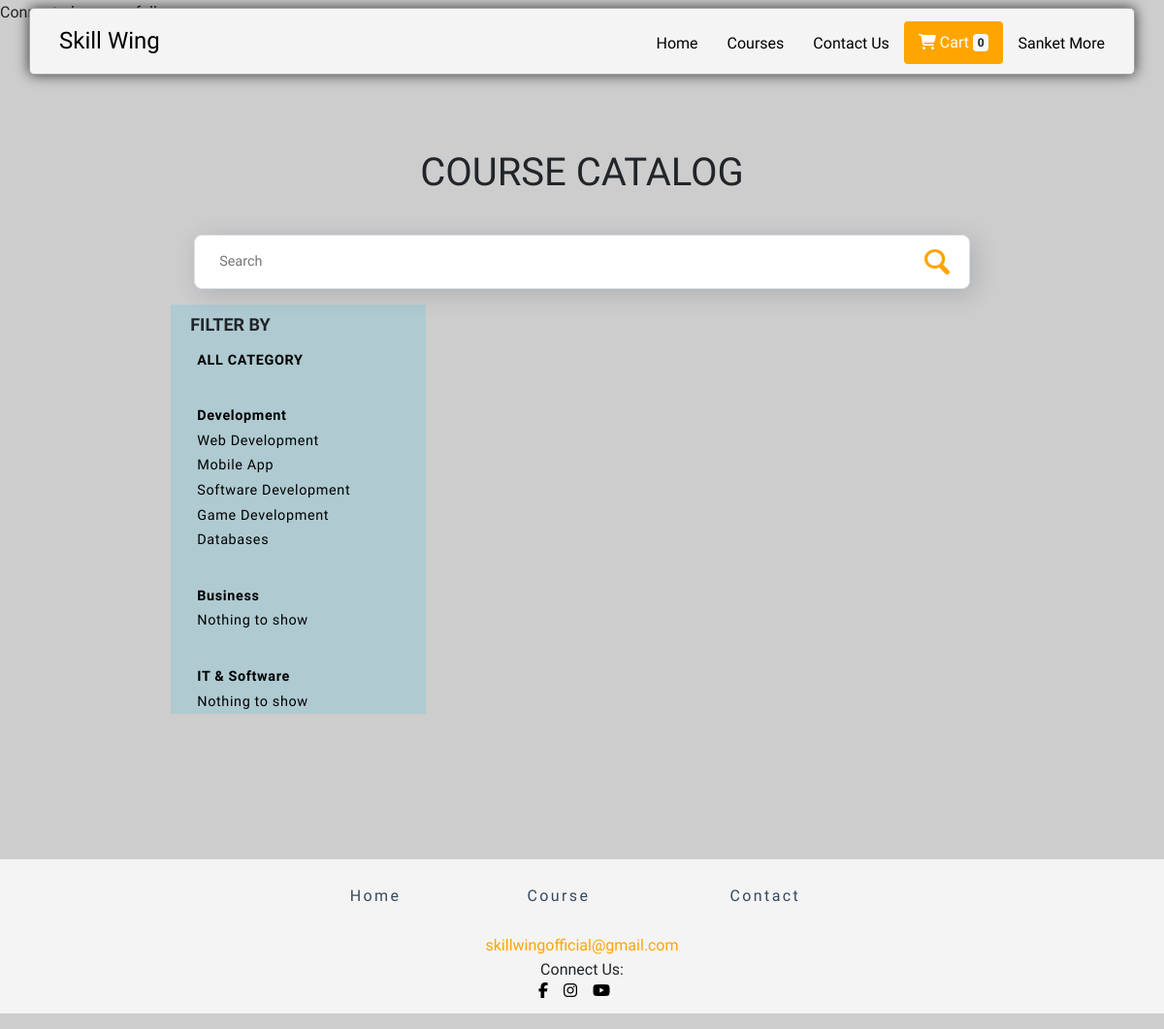
Screenshot of /root/pages/courses/index.php (signed in) with the database file from the repository.
### tables this page shows
CREATE TABLE `category_detail` (
  `category_id` int(5) NOT NULL,
  `main_category` varchar(30) NOT NULL,
  `subcategory` varchar(30) NOT NULL,
  `no_of_courses` int(5) NOT NULL
);

### root/pages/courses/index.php (the view, shortened to what this page needs)
<?php
$servername = "localhost";
$username = "root";
$password = "";
$dbname = "id11020831_skillwing";
$categorytable = "category_detail";
$conn = new mysqli($servername, $username, $password, $dbname);
if(isset($_SESSION['user_id'])) {
  $userid = $_SESSION['user_id'];
  $user_type = $_SESSION['user_type'];
  $username = $_SESSION['user_name'];
}
else {
  $userid = "";
  $user_type = "";
  $username = "";
}
?>
<!DOCTYPE html>
<html lang="en">
<head>
    <link rel="stylesheet" href="https://stackpath.bootstrapcdn.com/bootstrap/4.3.1/css/bootstrap.min.css"
>
    <link rel="stylesheet" href="../../css/courses.css">
    <link rel="stylesheet" href="../../css/antimanbtn.css">
    <link rel="stylesheet" href="../../css/template.css">
</head>
<body>
<header class="container header mt-2 ">
    <h1 class="logo"><a class="navbar-brand" href="../pages/">Skill Wing</a></h1>
    <ul class="main-nav">
      <li><a class="nav-item nav-link" href="../../pages/">Home</a></li>
      <li><a class="nav-item nav-link" href="../../pages/courses/">Courses<span class="sr-only">(current)</span></a></li>
      <li><a class="nav-item nav-link" href="../../pages/contact/">Contact Us</a></li>
      <li>
        <a class="nav-item btn1 nav-link btn" href="#">
          <span><i class="fas fa-shopping-cart"></i></span> Cart <span id="cartbadge" class="badge badge-light">0</span>
        </a>
      </li>
      <li>
        <?php
          if($userid == "")
            echo "<a class='nav-item nav-link' href='../../pages/signin/'>Login/SignUp</a>";
          else if($user_type == "Student")
            echo "<a class='nav-item nav-link' href='../../pages/student/'>".$username."</a>";
          else if($user_type == "Tutor")
            echo "<a class='nav-item nav-link' href='../../pages/tutor/'>".$username."</a>";
        ?>
      </li>
    </ul>
  </header>
    <section class="main-body">
        <div class="container">
            <h1 style="text-align: center; padding: 32px 24px">COURSE CATALOG</h1>
        </div>
        <div class="container">
            <input id="search-bar" placeholder="Search" type="text" class="search-bar" onkeyup="sortCourses()">
        </div>
        <div class="container-fluid mt-3">
            <div class="d-flex flex-column flex-md-row justify-content-center">
                <div class="col order-1 order-md-1 col-md-3">
                  <div class="side-panel d-none d-md-block">
                    <h6>FILTER BY</h6>
                    <div class="all-category">
                        <a href="#" class="allcategory">ALL CATEGORY</a>
                    </div>
                    <?php
                      $sql_getCategory = "SELECT * FROM `$categorytable` ORDER BY `category_id`";
                      $result = $conn->query($sql_getCategory);
                      $start=1;
                      if($result)
                      {
                          if ($result->num_rows > 0) {
                              while($row = $result->fetch_assoc()) {
                                if($row["subcategory"] == "Main_Category")
                                {
                                  if($start == 0)
                                  {
                                    echo "</div>";
                                  }
                                  else{
                                    $start = 0;
                                  }
                                  echo "<div class='category'>
                                        <a href='#' class='category'>".$row['main_category']."</a>
                                  ";
                                }
                                else{
                                  echo "<div class='sub-category'>
                                          <a href='#' class='subcategory'>".$row['subcategory']."</a>
                                        </div>
                                  ";
                                }
                              }
                          }
                          else{
                              echo "0 rows";
                          }
                      }
                      else{
                          echo "Database error";
                      }
                    ?>
                  </div>
                </div>
                </div>
                <div class="col order-2 order-md-2 col-md-6">
                </div>
            </div>
        </div>
    </section>
    <footer class="mt-3 mb-3">
    <div class="container">
      <ul class="footer-ul">
        <li class="footer-li"><a class="footer-link" href="../../pages/">Home</a></li>
        <li class="footer-li"><a class="footer-link" href="../../pages/courses/">Course</a></li>
        <li class="footer-li"><a class="footer-link" href="../../pages/contact/">Contact</a></li>
      </ul>
      <div class="d-flex">
        <div class="mr-auto ml-auto">
          <a href="mailto:skillwingofficial@gmail.com" style="color: #FFA500">skillwingofficial@gmail.com</a>
        </div>
      </div>
      <div class="d-flex">
        <div class="mr-auto ml-auto">
          Connect Us:
        </div>
      </div>
      <div class="d-flex flex-row bd-highlight pb-3 justify-content-center align-items-start">
        <div class="mr-3">
          <a class="footer-icon" href="https://www.facebook.com/skillwingofficial" target="_blank" rel="noopener noreferrer">
            <i class="fab fa-facebook-f"></i></a>
        </div>
        <div class="mr-3">
          <a class="footer-icon" href="https://www.instagram.com/skillwingofficial" target="_blank" rel="noopener noreferrer">
            <i class="fab fa-instagram"></i></a>
        </div>
        <div class="mr-3">
          <a class="footer-icon" href="https://www.youtube.com/channel/UCQDpP--OQplVbgy8wXIYlZQ" target="_blank" rel="noopener noreferrer">
            <i class="fab fa-youtube"></i></a>
        </div>
      </div>
    </div>
  </footer>
</body>
</html>

### root/css/courses.css (style rules this page uses)
body { background: #cecdcd; font-family: 'Martel Sans', sans-serif; }
.btn1 { background: #FFA500 !important; border: #000000; color: #FFFFFF !important; }
.search-bar { padding: .75em 1.75em; width: 100%; border: 1px solid #dbe2e8; color: #2e3d49; background: calc(100% - 1.4em) center/1.6rem #fff url(../images/search.svg) no-repeat; max-width: 50rem; outline: none; margin: 0 auto; height: 3.5rem; font-size: 0.9rem; border-radius: 8px; display: block; box-shadow: 5px 5px 25px 0 rgba(46, 61, 73, 0.2); }
.side-panel { padding-left: 20px; background-color: rgba(2, 179, 228, 0.15); }
.side-panel h6 { font-family: 'Hind',sans-serif; font-size: 18px; font-weight: 600; line-height: 2rem; padding-top:5px; }
.side-panel a { font-family: 'Hind',sans-serif; font-size: 0.9rem; letter-spacing: 0.04rem; line-height: 1.6rem; text-decoration: none; padding-left: 7px; transition: color 0.3s ease; }
.all-category a, .category a { font-weight: 600; color: #000000; }
.category { margin-top: 32px; }
.sub-category a { font-weight: normal; color: #000000; }
@media (min-width: 768px) { section.main-body { margin-top: 6rem; } }

### root/css/template.css (style rules this page uses)
body { background: #cecdcd; font-family: 'Martel Sans', sans-serif; }
* { box-sizing: border-box; }
body { line-height: 1.6; margin: 0; min-height: 100vh; }
ul { margin: 0; padding: 0; list-style: none; }
h2, h3, a { color: #34495e; }
a { text-decoration: none; }
.logo { margin: 0; }
.main-nav { margin-top: 5px; }
.logo a, .main-nav a { padding: 10px 15px; text-align: center; display: block; }
.nav-link { color: #000000; font-size: .99em; }
.navbar-brand { font-size: 24px !important; color: #000000; }
.header { padding-top: .5em; padding-bottom: .5em; border: 1px solid #a2a2a2; background-color: #f4f4f4; -webkit-box-shadow: 0px 0px 14px 0px rgba(0,0,0,0.75); -moz-box-shadow: 0px 0px 14px 0px rgba(0,0,0,0.75); box-shadow: 0px 0px 14px 0px rgba(0,0,0,0.75); -webkit-border-radius: 5px; -moz-border-radius: 5px; border-radius: 5px; }
.btn1 { background: #FFA500 !important; border: #000000; color: #FFFFFF !important; }
@media (min-width: 768px) { .header, .main-nav { display: flex; } }
@media (min-width: 992px) { .header { flex-direction: row; justify-content: space-between; position: fixed; top: 0; right: 0; left: 0; z-index: 1030; } }
.navbar-brand { font-family: 'Yesteryear', cursive; font-size: 24px; }
.nav-item { font-family: 'Hind', sans-serif; font-weight: 500; font-size: 16px; }
@media (min-width: 768px) { section.main-body { margin-top: 6rem; } }
.footer-ul { margin: 150px auto 0; padding: 0; list-style: none; display: table; width: 600px; text-align: center; }
.footer-li { display: table-cell; position: relative; padding: 15px 0px; }
footer { background-color: #f4f4f4; }
a.footer-link { text-decoration: none; }
.footer-link { text-decoration: none; letter-spacing: 0.15em; display: inline-block; padding: 10px 10px; position: relative; }
.footer-link:after { text-decoration: none; background: none repeat scroll 0 0 transparent; top: 0; content: ""; display: block; height: 2px; left: 50%; position: absolute; background: #FFA500; transition: width 0.3s ease 0s, left 0.3s ease 0s; width: 0; }
.footer-icon { color: #000000; }

### rows the page displays
category_detail: main_category "Development"
category_detail: subcategory "Web Development"
category_detail: subcategory "Mobile App"
category_detail: subcategory "Software Development"
category_detail: subcategory "Game Development"
category_detail: subcategory "Databases"
category_detail: main_category "Business"
category_detail: subcategory "Nothing to show"
category_detail: main_category "IT & Software"
category_detail: subcategory "Nothing to show"

### other values shown
$username "Sanket More"
